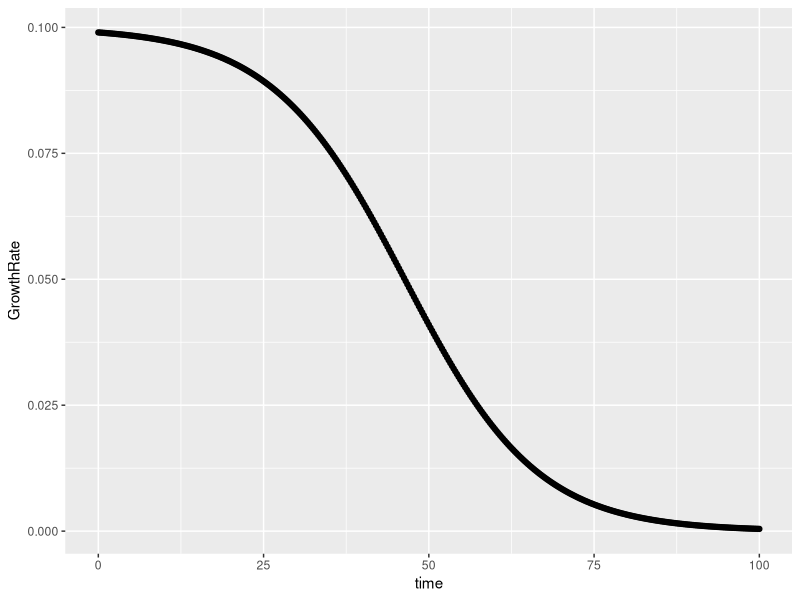
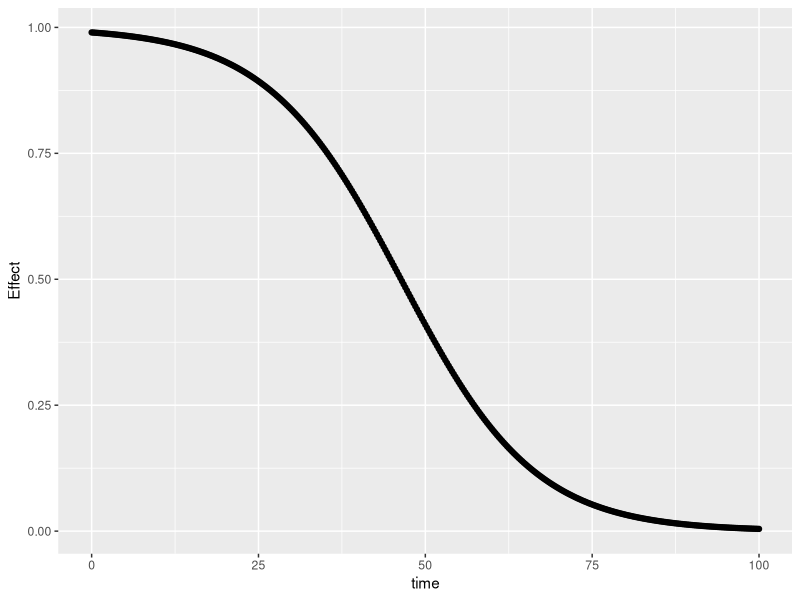

R code for these plots, in order:
library(deSolve)
library(tibble)
library(purrr)
library(glue)
library(dplyr)
library(ggplot2)

START<-0; FINISH<-100; STEP<-0.25
simtime <- seq(START, FINISH, by=STEP)
stocks <- c(sStock=100)
auxs <- c(aCapacity=10000, aRef.Availability=1,
          aRef.GrowthRate=0.10)

model <- function (time, stocks, auxs) {
  with(as.list(c(stocks, auxs)),{
    aAvailability <- 1 - sStock / aCapacity
    aEffect <- aAvailability / aRef.Availability
    aGrowth.Rate <- aRef.GrowthRate * aEffect
    fNet.Flow <-sStock* aGrowth.Rate
    dS_dt <- fNet.Flow
    return (list (c(dS_dt), NetFlow=fNet.Flow,
                  GrowthRate=aGrowth.Rate,
                  Effect=aEffect,
                  Availability=aAvailability))
  })
}

o<-data.frame (ode (y=stocks, times=simtime, func = model,
                    parms=auxs, method="euler"))

as_tibble(o)


# One single run, default values
#sim <- run_model()

p1 <- ggplot(o,aes(x=time,y=GrowthRate)) + 
  geom_point()+
  geom_line()

p1

p2 <- ggplot(o,aes(x=time,y=Effect)) + 
  geom_point()+
  geom_line()

p2
